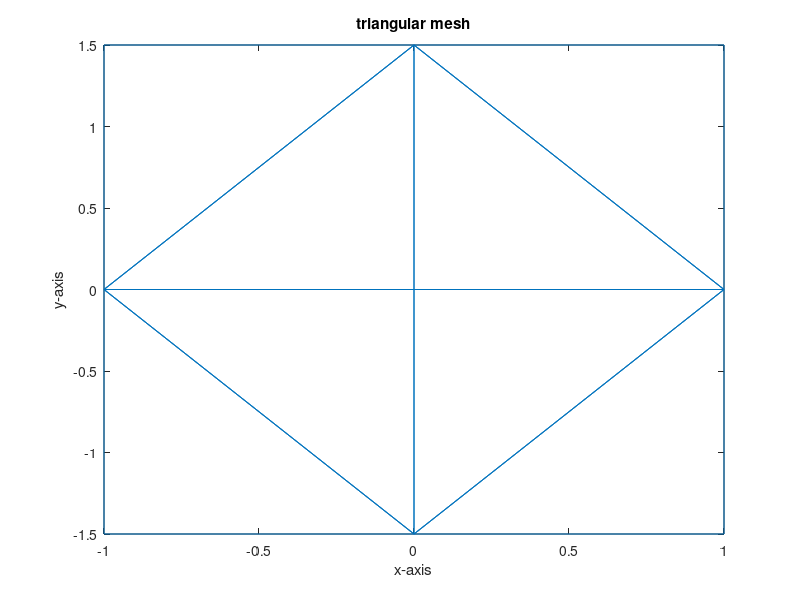

Here is the MATLAB script that generated this plot: (Note: this script raises an error after producing the figure.)
clc
clear
close all

freq = 10 * 1e9;
Lambda = 3e8/freq;

% L = 20 * Lambda;
% W = 10 * Lambda;
L = 2;
W = 3;

n = 3; % number of elements along the x axis
x = linspace(-L/2,L/2,n);
y = linspace(-W/2,W/2,n);

[X,Y] = meshgrid(x,y);

DT = delaunay(X,Y);

figure
triplot(DT,X,Y)
xlabel("x-axis")
ylabel("y-axis")
title("triangular mesh")

Edges = [];
edgesTotal = 0;
for n = 1:1:size(DT,1) 
    % disp(DT(n,:)) 
    % DT(n,:) refers to the triangle vertexes in row n
    tri1 = DT(n,:);
    for k = (n + 1):1:size(DT,1)
        tri2 = DT(k,:);
        a=[tri1-tri2(1) tri1-tri2(2) tri1-tri2(3)] == zeros(1,9);
        if(sum(a) == 2)
            edgesTotal = edgesTotal + 1;
            Edges = [Edges tri1((find(a)))];
            posTri(edgesTotal) = Tri1;
            negTri(edgesTotal) = Tri2;

        end
    end
end

